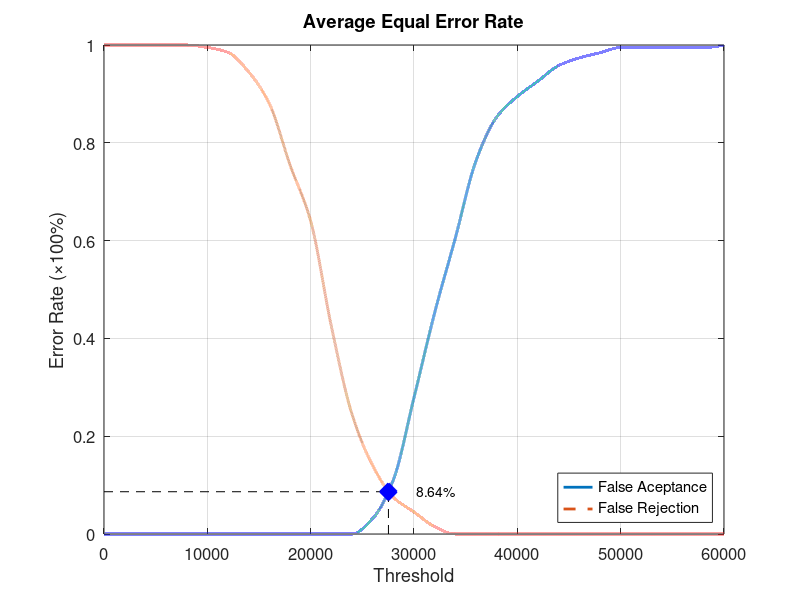
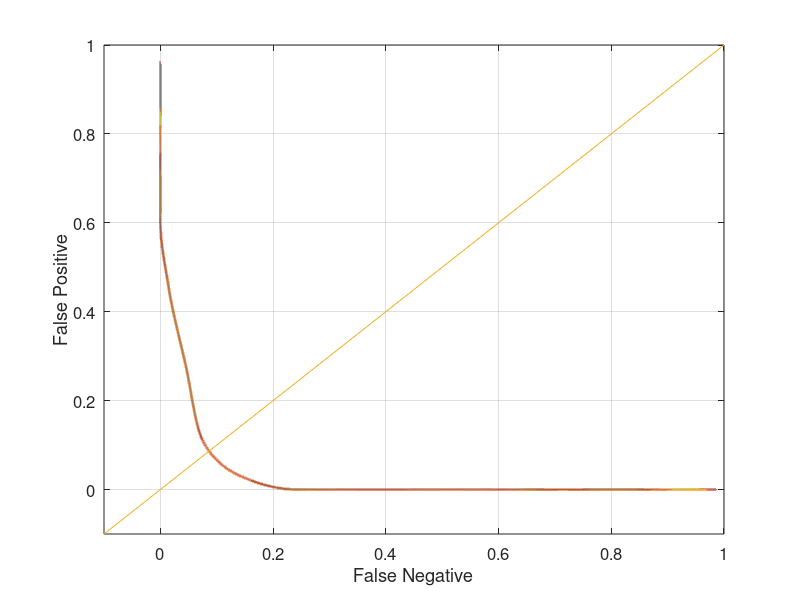

Write MATLAB code to recreate these figures, in order.
function yEER = Database4_4
close all;
clear;
clc;
x = 0:2000:60000;
xq = 0:0.5:60000;

y0 = [0 0 0 0 0 0 0 0 0 0 0 0 0 0.0315789 0.110526 0.278947 0.452632 0.605263 0.763158 0.852632 0.894737 0.926316 0.957895 0.973684 0.984211 0.994737 0.994737 0.994737 0.994737 0.994737 1];
yy0 = interp1(x, y0, xq, 'pchip');
y1 = [1 1 1 1 1 0.995 0.985 0.945 0.88 0.755 0.64 0.425 0.245 0.14 0.075 0.045 0.015 0 0 0 0 0 0 0 0 0 0 0 0 0 0];
yy1 = interp1(x, y1, xq, 'pchip');

% Calculating EER: 
y2 = abs(y0 - y1);
find(y2 == min(y2))
yy2 = abs(yy0 - yy1);
xEER = find(yy2 == min(yy2));
xEERIndex = xq(xEER) % X-axis EER
yEER = yy0(xEER) % Y-axis EER

main = figure
plot(xq, yy0,'-','LineWidth', 2);	hold on
plot(xq, yy1,'--','LineWidth', 2);	hold on
plot([xEERIndex xEERIndex], [0 yEER], 'k--');	hold on
plot([0 xEERIndex], [yEER yEER], 'k--');	hold on
plot(xEERIndex, yEER, 'bx', 'LineWidth', 10);	hold on
text(xEERIndex + 10 * xEERIndex / 100, yEER, [num2str(round((10000 * yEER)) / 100) '%'])
legend('False Aceptance', 'False Rejection', 'Location', 'SouthEast')
xlabel('Threshold')
ylabel('Error Rate (\times100%)')
title('Average Equal Error Rate')
set(gca, 'FontSize', 12)
axis([0 60000 0 1])
grid on

print(main, 'Database4_4Main', '-dpng');
FNRxFPR = figure('Color', [1 1 1]);
plot(yy1, yy0, '-', yy1, yy0, 'LineWidth', 2);
hold on
y = -0.1:0.1:1
plot(y, y); 
set(gca, 'FontSize', 12)
xlabel('False Negative')
ylabel('False Positive')
axis([-0.1 1 -0.1 1])
set(gca, 'FontSize', 12)
grid on

print(FNRxFPR, 'Database4_4FNRxFPR','-dpng');
end
